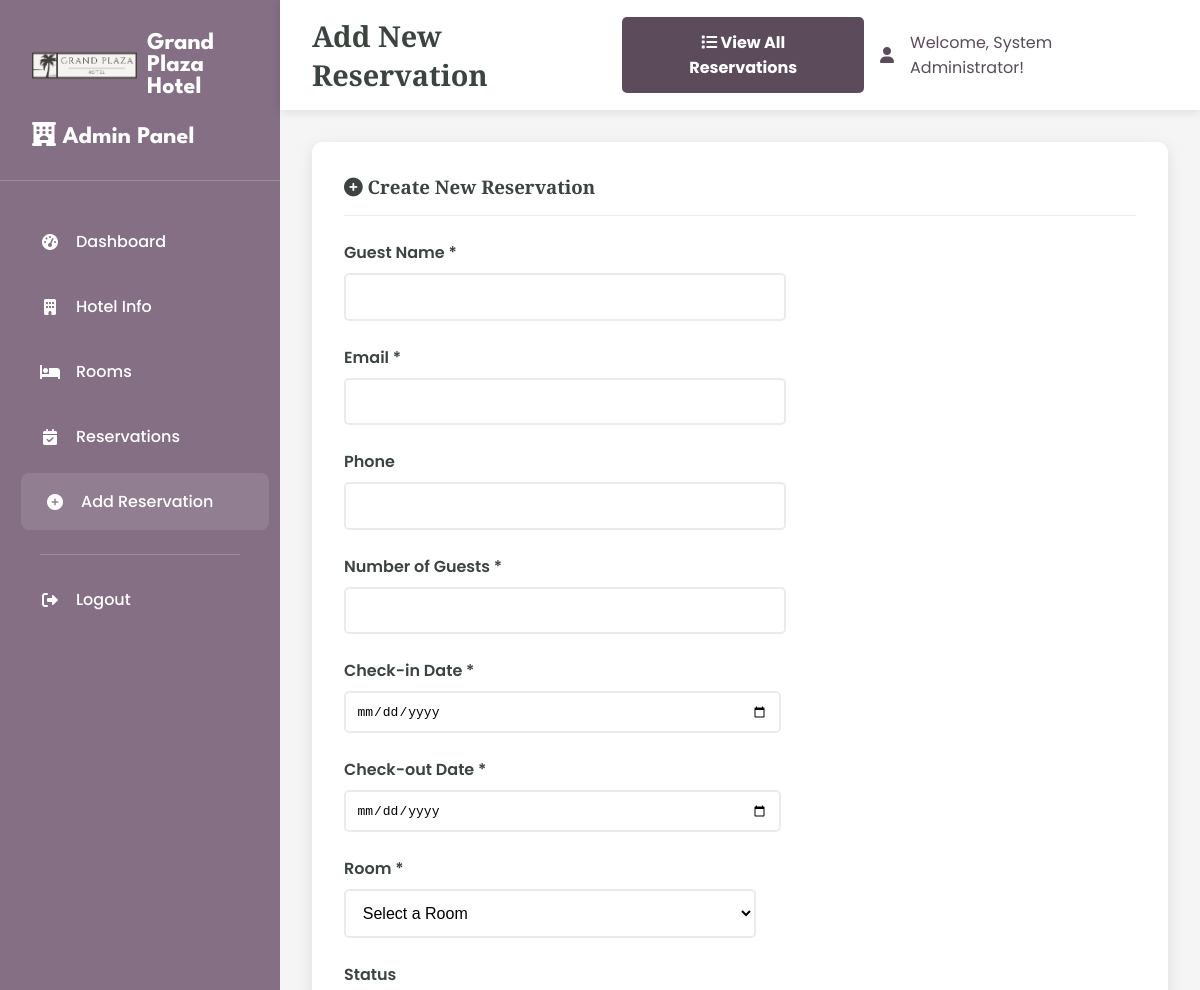
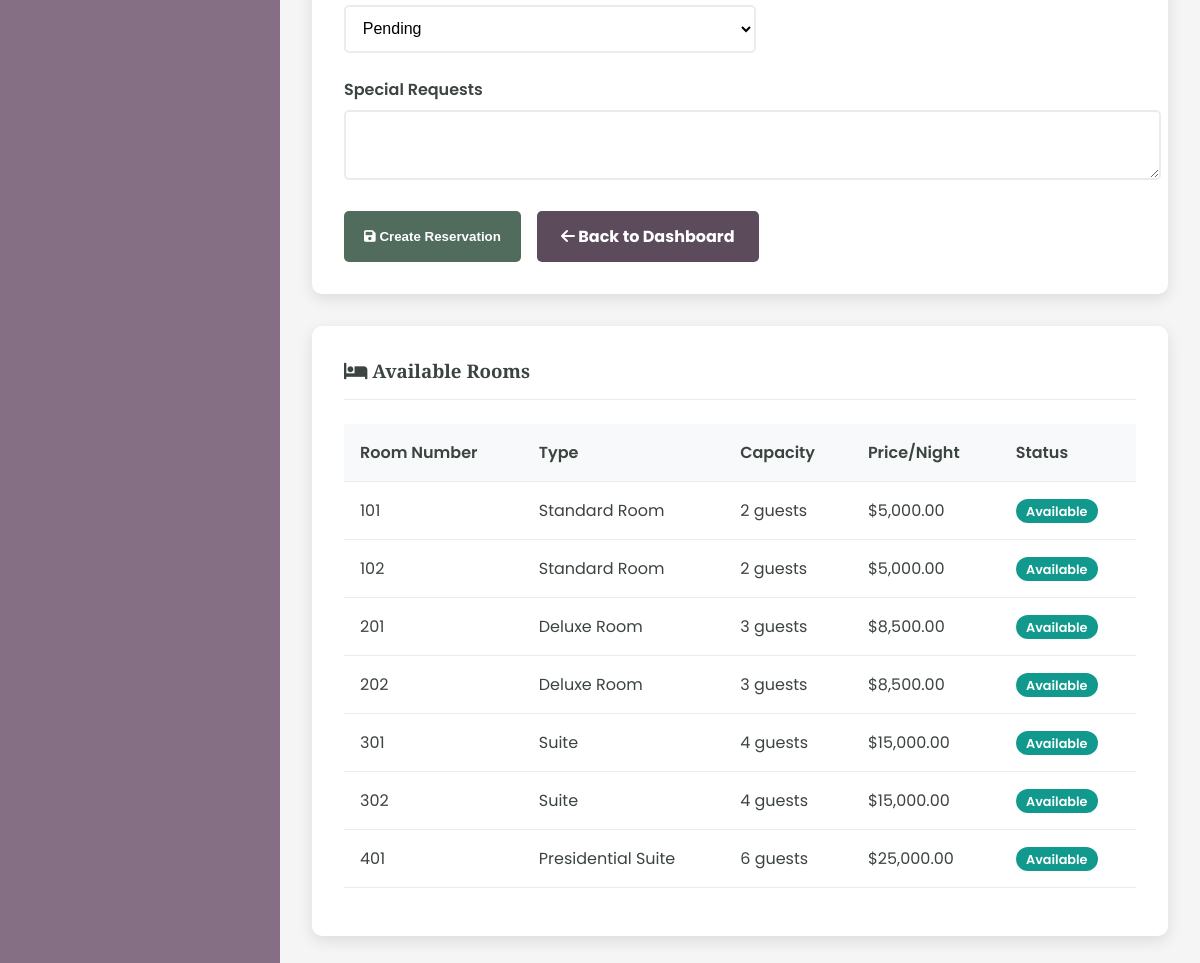
The page /admin/add_reservation.php (signed in) on the database its author committed (2 pictures, top to bottom).
### tables this page shows
CREATE TABLE hotel (
    id INT AUTO_INCREMENT PRIMARY KEY,
    name VARCHAR(255) NOT NULL,
    address TEXT NOT NULL,
    phone VARCHAR(20),
    email VARCHAR(255),
    description TEXT,
    rating DECIMAL(2,1) DEFAULT 0.0,
    image_url VARCHAR(500),
    created_at TIMESTAMP DEFAULT CURRENT_TIMESTAMP,
    updated_at TIMESTAMP DEFAULT CURRENT_TIMESTAMP ON UPDATE CURRENT_TIMESTAMP
);

CREATE TABLE rooms (
    id INT AUTO_INCREMENT PRIMARY KEY,
    name VARCHAR(100) NOT NULL,
    room_number VARCHAR(50) NOT NULL UNIQUE,
    room_type VARCHAR(100) NOT NULL,
    capacity INT NOT NULL,
    size INT,
    price_per_night DECIMAL(10,2) NOT NULL,
    description TEXT,
    has_wifi BOOLEAN DEFAULT TRUE,
    has_tv BOOLEAN DEFAULT TRUE,
    has_ac BOOLEAN DEFAULT TRUE,
    is_available BOOLEAN DEFAULT TRUE,
    image_url VARCHAR(500),
    created_at TIMESTAMP DEFAULT CURRENT_TIMESTAMP,
    updated_at TIMESTAMP DEFAULT CURRENT_TIMESTAMP ON UPDATE CURRENT_TIMESTAMP
);

### admin/add_reservation.php (the view, shortened to what this page needs)
<?php
$pdo = getDBConnection();
$stmt = $pdo->query("SELECT * FROM hotel LIMIT 1");
$hotel = $stmt->fetch();
$stmt = $pdo->query("
    SELECT r.*,
           COUNT(res.id) as total_reservations,
           COUNT(CASE WHEN res.status IN ('pending', 'confirmed') THEN 1 END) as active_reservations
    FROM rooms r
    LEFT JOIN reservations res ON r.id = res.room_id
    WHERE r.is_available = 1
    GROUP BY r.id
    ORDER BY r.price_per_night
");
$rooms = $stmt->fetchAll();
?>
<!DOCTYPE html>
<html lang="en">
<head>
    <link href="https://cdnjs.cloudflare.com/ajax/libs/font-awesome/6.0.0/css/all.min.css" rel="stylesheet">
    <link rel="stylesheet" href="admin-styles.css">
</head>
<body>
    <div class="admin-container">
        <div class="sidebar">
            <div class="sidebar-header">
                <a href="../index.php" class="logo">
                    <img src="../assets/images/logo.png" alt="Hotel Logo">
                    <span class="logo-text"><?php echo htmlspecialchars($hotel['name']); ?></span>
                </a>
                <h3><i class="fas fa-hotel"></i> Admin Panel</h3>
            </div>
            <nav class="sidebar-nav">
                <div class="nav-item">
                    <a href="dashboard.php" class="nav-link">
                        <i class="fas fa-tachometer-alt"></i>
                        Dashboard
                    </a>
                </div>
                <div class="nav-item">
                    <a href="hotel.php" class="nav-link">
                        <i class="fas fa-building"></i>
                        Hotel Info
                    </a>
                </div>
                <div class="nav-item">
                    <a href="rooms.php" class="nav-link">
                        <i class="fas fa-bed"></i>
                        Rooms
                    </a>
                </div>
                <div class="nav-item">
                    <a href="reservations.php" class="nav-link">
                        <i class="fas fa-calendar-check"></i>
                        Reservations
                    </a>
                </div>
                <div class="nav-item">
                    <a href="add_reservation.php" class="nav-link active">
                        <i class="fas fa-plus-circle"></i>
                        Add Reservation
                    </a>
                </div>
                <div class="nav-divider"></div>
                <div class="nav-item">
                    <a href="?logout=1" class="nav-link">
                        <i class="fas fa-sign-out-alt"></i>
                        Logout
                    </a>
                </div>
            </nav>
        </div>
        <div class="main-content">
            <div class="top-nav">
                <h1 class="page-title">Add New Reservation</h1>
                <div class="user-info">
                    <a href="reservations.php" class="btn btn-secondary">
                        <i class="fas fa-list"></i>
                        View All Reservations
                    </a>
                    <i class="fas fa-user"></i>
                    <span>Welcome, <?php echo htmlspecialchars($_SESSION['admin_name']); ?>!</span>
                </div>
            </div>
            <div class="card">
                <div class="card-header">
                    <h3 class="card-title">
                        <i class="fas fa-plus-circle"></i>
                        Create New Reservation
                    </h3>
                </div>
                <form method="POST">
                    <div class="row">
                        <div class="col-md-6">
                            <div class="form-group">
                                <label class="form-label">Guest Name *</label>
                                <input type="text" name="guest_name" class="form-control"
                                       value="<?php echo htmlspecialchars($_POST['guest_name'] ?? ''); ?>" required>
                            </div>
                        </div>
                        <div class="col-md-6">
                            <div class="form-group">
                                <label class="form-label">Email *</label>
                                <input type="email" name="email" class="form-control"
                                       value="<?php echo htmlspecialchars($_POST['email'] ?? ''); ?>" required>
                            </div>
                        </div>
                    </div>
                    <div class="row">
                        <div class="col-md-6">
                            <div class="form-group">
                                <label class="form-label">Phone</label>
                                <input type="tel" name="phone" class="form-control"
                                       value="<?php echo htmlspecialchars($_POST['phone'] ?? ''); ?>">
                            </div>
                        </div>
                        <div class="col-md-6">
                            <div class="form-group">
                                <label class="form-label">Number of Guests *</label>
                                <input type="number" name="num_guests" class="form-control" min="1" max="10"
                                       value="<?php echo htmlspecialchars($_POST['num_guests'] ?? ''); ?>" required>
                            </div>
                        </div>
                    </div>
                    <div class="row">
                        <div class="col-md-6">
                            <div class="form-group">
                                <label class="form-label">Check-in Date *</label>
                                <input type="date" name="check_in_date" class="form-control"
                                       value="<?php echo htmlspecialchars($_POST['check_in_date'] ?? ''); ?>"
                                       min="<?php echo date('Y-m-d'); ?>" required>
                            </div>
                        </div>
                        <div class="col-md-6">
                            <div class="form-group">
                                <label class="form-label">Check-out Date *</label>
                                <input type="date" name="check_out_date" class="form-control"
                                       value="<?php echo htmlspecialchars($_POST['check_out_date'] ?? ''); ?>"
                                       min="<?php echo date('Y-m-d', strtotime('+1 day')); ?>" required>
                            </div>
                        </div>
                    </div>
                    <div class="row">
                        <div class="col-md-6">
                            <div class="form-group">
                                <label class="form-label">Room *</label>
                                <select name="room_id" class="form-select" required>
                                    <option value="">Select a Room</option>
                                </select>
                            </div>
                        </div>
                        <div class="col-md-6">
                            <div class="form-group">
                                <label class="form-label">Status</label>
                                <select name="status" class="form-select">
                                    <option value="pending" <?php echo (isset($_POST['status']) && $_POST['status'] === 'pending') ? 'selected' : ''; ?>>Pending</option>
                                </select>
                            </div>
                        </div>
                    </div>
                    <div class="form-group">
                        <label class="form-label">Special Requests</label>
                        <textarea name="special_requests" class="form-control" rows="3"><?php echo htmlspecialchars($_POST['special_requests'] ?? ''); ?></textarea>
                    </div>
                    <div class="d-flex gap-2">
                        <button type="submit" class="btn btn-primary">
                            <i class="fas fa-save"></i>
                            Create Reservation
                        </button>
                        <a href="dashboard.php" class="btn btn-secondary">
                            <i class="fas fa-arrow-left"></i>
                            Back to Dashboard
                        </a>
                    </div>
                </form>
            </div>
            <div class="card">
                <div class="card-header">
                    <h3 class="card-title">
                        <i class="fas fa-bed"></i>
                        Available Rooms
                    </h3>
                </div>
                <div class="table-responsive">
                    <table class="table">
                        <thead>
                            <tr>
                                <th>Room Number</th>
                                <th>Type</th>
                                <th>Capacity</th>
                                <th>Price/Night</th>
                                <th>Status</th>
                            </tr>
                        </thead>
                        <tbody>
                            <?php foreach ($rooms as $room): ?>
                            <tr>
                                <td><?php echo htmlspecialchars($room['room_number']); ?></td>
                                <td><?php echo htmlspecialchars($room['room_type']); ?></td>
                                <td><?php echo htmlspecialchars($room['capacity']); ?> guests</td>
                                <td>$<?php echo number_format($room['price_per_night'], 2); ?></td>
                                <td>
                                    <span class="badge badge-success">Available</span>
                                </td>
                            </tr>
                            <?php endforeach; ?>
                        </tbody>
                    </table>
                </div>
            </div>
        </div>
    </div>
</body>
</html>

### admin/admin-styles.css (style rules this page uses)
body { margin: 0; font-family: 'Poppins', serif; color: #3c443f; background-color: #ffffff; }
h1, h2, h3, h4, h5, h6 { font-family: 'Libre Baskerville', sans-serif; }
a { text-decoration: none; color: inherit; }
.admin-container { display: flex; min-height: 100vh; }
.sidebar { background-color: #846f84; width: 280px; color: #ffffff; padding: 2em 0; box-shadow: 2px 0 10px rgba(0,0,0,0.1); }
.sidebar-header { padding: 0 2em 2em 2em; border-bottom: 1px solid rgba(255,255,255,0.2); margin-bottom: 2em; }
.sidebar-header h3 { font-family: 'League Spartan', sans-serif; font-size: 1.5em; margin: 0; color: #ffffff; }
.logo { display: flex; align-items: center; text-decoration: none; color: #ffffff; font-family: 'League Spartan', sans-serif; font-size: 1.5em; font-weight: bold; transition: opacity 0.3s ease; margin-bottom: 1em; }
.logo img { height: 35px; width: auto; margin-right: 10px; border-radius: 5px; }
.logo-text { color: #ffffff; text-decoration: none; }
.sidebar-nav { padding: 0 1em; }
.nav-item { margin-bottom: 0.5em; }
.nav-link { display: flex; align-items: center; padding: 1em 1.5em; color: #ffffff; border-radius: 8px; transition: all 0.3s ease; font-weight: 500; }
.nav-link:hover, .nav-link.active { background-color: rgba(255,255,255,0.1); color: #ffffff; transform: translateX(5px); }
.nav-link i { margin-right: 1em; width: 20px; text-align: center; }
.nav-divider { border-top: 1px solid rgba(255,255,255,0.2); margin: 1.5em 1.5em 1em 1.5em; }
.main-content { flex: 1; background-color: #f5f5f5; padding: 2em; }
.top-nav { background-color: #ffffff; padding: 1em 2em; margin: -2em -2em 2em -2em; box-shadow: 0 2px 10px rgba(0,0,0,0.1); display: flex; justify-content: space-between; align-items: center; }
.page-title { font-family: 'Libre Baskerville', sans-serif; font-size: 1.8em; color: #3c443f; margin: 0; }
.user-info { display: flex; align-items: center; gap: 1em; color: #5b4b5b; }
.card { background: #ffffff; border-radius: 10px; box-shadow: 0 5px 15px rgba(0,0,0,0.1); padding: 2em; margin-bottom: 2em; border: none; }
.card-header { background: none; border-bottom: 1px solid #e9ecef; padding-bottom: 1em; margin-bottom: 1.5em; }
.card-title { font-family: 'Libre Baskerville', sans-serif; color: #3c443f; margin: 0; }
.btn { padding: 0.8em 1.5em; border: none; border-radius: 5px; font-weight: bold; transition: all 0.3s ease; cursor: pointer; text-decoration: none; display: inline-block; text-align: center; }
.btn-primary { background-color: #516b5d; color: #ffffff; }
.btn-secondary { background-color: #5b4b5b; color: #ffffff; }
.form-group { margin-bottom: 1.5em; }
.form-label { display: block; margin-bottom: 0.5em; font-weight: 600; color: #3c443f; }
.form-control { width: 100%; padding: 0.8em; border: 2px solid #e9ecef; border-radius: 5px; font-size: 1em; transition: border-color 0.3s ease; }
.form-select { width: 100%; padding: 0.8em; border: 2px solid #e9ecef; border-radius: 5px; font-size: 1em; background-color: #ffffff; transition: border-color 0.3s ease; }
.table { width: 100%; border-collapse: collapse; margin-bottom: 1em; }
.table th, .table td { padding: 1em; text-align: left; border-bottom: 1px solid #e9ecef; }
.table th { background-color: #f8f9fa; font-weight: 600; color: #3c443f; }
.badge { padding: 0.3em 0.8em; border-radius: 20px; font-size: 0.8em; font-weight: 600; }
.badge-success { background-color: #11998e; color: #ffffff; }
.row { display: flex; flex-wrap: wrap; margin: 0 -1em; }
.col-md-6 { flex: 0 0 50%; max-width: 50%; padding: 0 1em; }
.d-flex { display: flex; }
.gap-2 { gap: 1em; }

### rows shown on the page
hotel: name "Grand Plaza Hotel"
rooms: room_number "101", room_type "Standard Room", capacity "2", price_per_night "5,000.00"
rooms: room_number "102", room_type "Standard Room", capacity "2", price_per_night "5,000.00"
rooms: room_number "201", room_type "Deluxe Room", capacity "3", price_per_night "8,500.00"
rooms: room_number "202", room_type "Deluxe Room", capacity "3", price_per_night "8,500.00"
rooms: room_number "301", room_type "Suite", capacity "4", price_per_night "15,000.00"
rooms: room_number "302", room_type "Suite", capacity "4", price_per_night "15,000.00"
rooms: room_number "401", room_type "Presidential Suite", capacity "6", price_per_night "25,000.00"

### other values the page prints
$_SESSION['admin_name'] "System Administrator"
